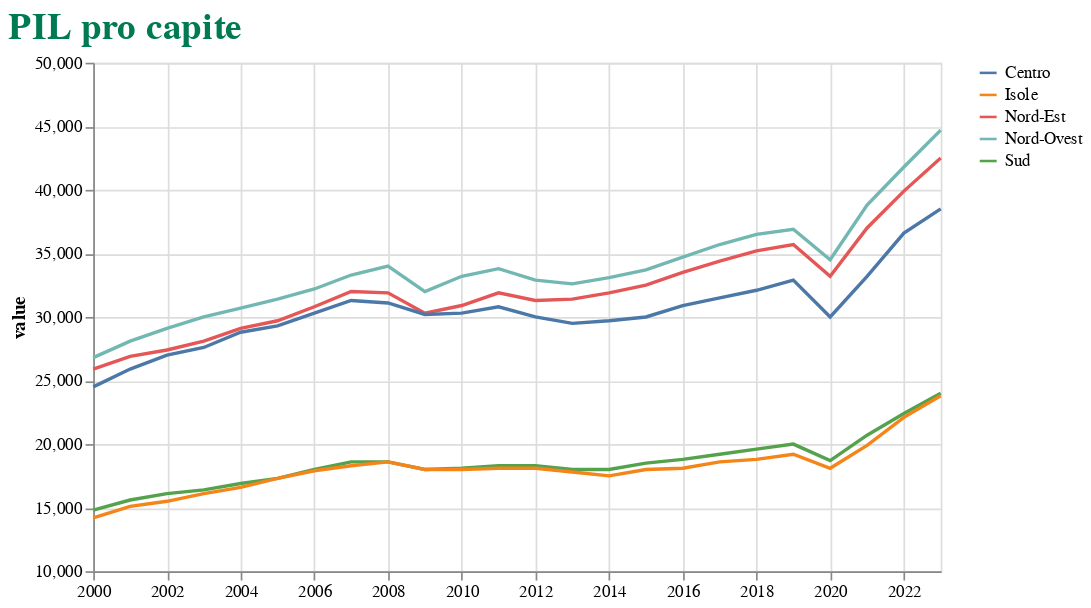

Write notebook code for a chart like this one.
### Code cell
# === Unico dizionario centrale: nome regione → codice ===
regioni = {
    "Nord-Ovest": "ITC",
    "Nord-Est": "ITH",
    "Centro": "ITI",
    "Sud": "ITF",
    "Isole": "ITG"
}

# === Costruzione lista delle serie da fetchare ===
series_list = [f'Eurostat/NAMA_10R_3GDP/A.EUR_HAB.{codice}' for codice in regioni.values()]

# === Fetch dati ===
df2 = fetch_series(series_list)

# === Mappa codice → nome leggibile (usando il dizionario invertito) ===
codice_to_nome = {v: k for k, v in regioni.items()}
df2["Regione"] = df2["series_code"].map(lambda s: codice_to_nome.get(s.split(".")[-1], s))

# === Grafico Altair ===
chart = Chart(df2.query("period >= '1900'")).mark_line().encode(
    x=alt.X('period:T', title=None, axis=alt.Axis(labelFlush=False)),
    y=Y('value', scale=Scale(zero=False)),
    color=alt.Color('Regione:N', title=""),
).properties(
    width=500, height=300, title='PIL pro capite'
).configure_title(
    font='Calibri', fontSize=22, anchor='start',
    color='#007a53'
)

chart
